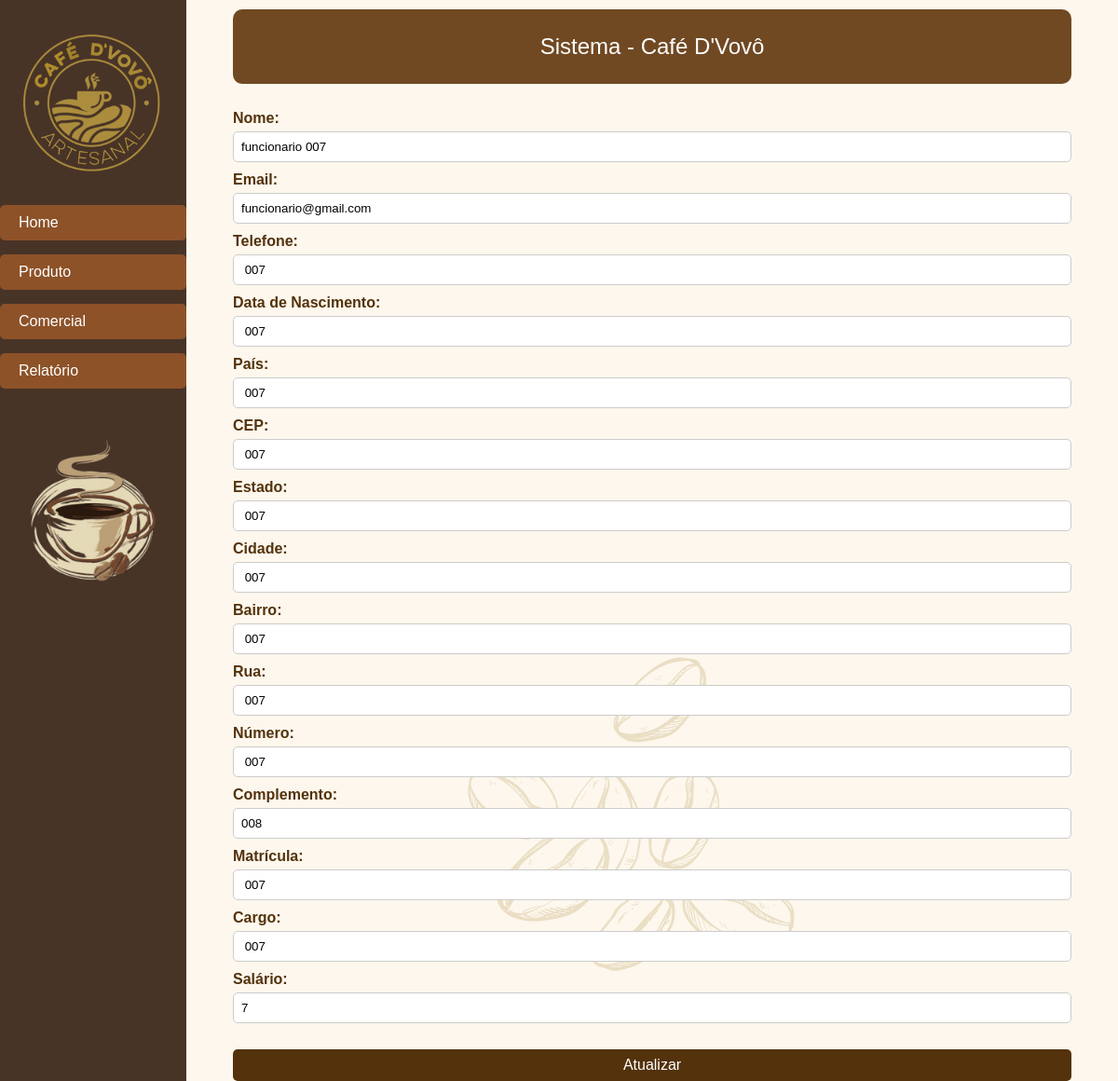
The app's page /public/cadastro-pessoas/editar-cadastro/funcionario.php?id=102 with its own data.
### tables this page shows
CREATE TABLE `pessoa` (
  `pessoa_id` int(11) NOT NULL,
  `nome` varchar(100) NOT NULL,
  `email` varchar(45) NOT NULL,
  `data_nascimento` varchar(45) DEFAULT NULL,
  `data_cadastro` date NOT NULL
);

CREATE TABLE `telefone` (
  `telefone_id` int(11) NOT NULL,
  `telefone` varchar(45) NOT NULL,
  `tipo` varchar(45) NOT NULL,
  `pessoa_id` int(11) NOT NULL
);

CREATE TABLE `endereco` (
  `endereco_id` int(11) NOT NULL,
  `pais` varchar(45) NOT NULL,
  `cep` varchar(45) NOT NULL,
  `estado` varchar(45) NOT NULL,
  `cidade` varchar(45) NOT NULL,
  `bairro` varchar(45) NOT NULL,
  `rua` varchar(45) NOT NULL,
  `numero` varchar(45) NOT NULL,
  `complemento` varchar(45) NOT NULL,
  `tipo` varchar(45) NOT NULL,
  `pessoa_id` int(11) NOT NULL
);

CREATE TABLE `funcionario` (
  `funcionario_id` int(11) NOT NULL,
  `cargo` varchar(45) NOT NULL,
  `salario` float NOT NULL,
  `matricula` varchar(45) NOT NULL
);

### serverside/queries/db_queries.php (called while the page is built, shortened)
<?php
    function getQuery($queryType) {
        if (array_key_exists($queryType, $queries)) {
            return $queries[$queryType];
        } else {
            return null;
        }
    }
?>

### public/cadastro-pessoas/editar-cadastro/funcionario.php (the view, shortened to what this page needs)
<!DOCTYPE html>
<html lang="en">
<head>
    <link rel="stylesheet" href="../../assets/css/main.css">
    <link rel="stylesheet" href="../../assets/css/cadastro-pessoas/cadastro-pessoas.css">
</head>
<body>
    <?php include('../../../includes/main-sidebar.php'); ?>
    <?php include('../../../includes/topbar.php'); ?>
        <main class="content">
            <br>
            <?php
                include ('../../../serverside/queries/db_queries.php');
                $conn = dbConnection();
                $id = $_GET['id'];
                $query = getQuery('check_user_type');
                $stmt = $conn->prepare($query);
                $stmt->bind_param("i", $id);
                $stmt->execute();
                $stmt->bind_result($id, $tipo_usuario);
                if ($tipo_usuario === "funcionario") {
                    $query = getQuery('select_all_funcionarios_by_id');
                    $stmt = $conn->prepare($query);
                    $stmt->bind_param("i", $id);
                    $stmt->execute();
                    $stmt->bind_result($id, $nome, $email, $telefone, $data_nascimento, $pais, $cep, $estado, $cidade, $bairro, $rua, $numero, $complemento, $matricula, $cargo, $salario, $data_cadastro);
                    if ($stmt->fetch()) {
                        echo '<form class="formulario" action="../../../serverside/controllers/pessoas/atualizar_pessoa.php" method="POST">';
                        echo '<label for="nome">Nome:</label>';
                        echo '<input type="text" id="nome" name="nome" value="' . htmlspecialchars($nome) . '" required><br>';
                        echo '<label for="email">Email:</label>';
                        echo '<input type="email" id="email" name="email" value="' . htmlspecialchars($email) . '" required><br>';
                        echo '<label for="telefone">Telefone:</label>';
                        echo '<input type="text" id="telefone" name="telefone" value="' . htmlspecialchars($telefone) . '" required><br>';
                        echo '<label for="data_nascimento">Data de Nascimento:</label>';
                        echo '<input type="text" id="data_nascimento" name="data_nascimento" value="' . htmlspecialchars($data_nascimento) . '" required><br>';
                        echo '<label for="pais">País:</label>';
                        echo '<input type="text" id="pais" name="pais" value="' . htmlspecialchars($pais) . '" required><br>';
                        echo '<label for="cep">CEP:</label>';
                        echo '<input type="text" id="cep" name="cep" value="' . htmlspecialchars($cep) . '" required><br>';
                        echo '<label for="estado">Estado:</label>';
                        echo '<input type="text" id="estado" name="estado" value="' . htmlspecialchars($estado) . '" required><br>';
                        echo '<label for="cidade">Cidade:</label>';
                        echo '<input type="text" id="cidade" name="cidade" value="' . htmlspecialchars($cidade) . '" required><br>';
                        echo '<label for="bairro">Bairro:</label>';
                        echo '<input type="text" id="bairro" name="bairro" value="' . htmlspecialchars($bairro) . '" required><br>';
                        echo '<label for="rua">Rua:</label>';
                        echo '<input type="text" id="rua" name="rua" value="' . htmlspecialchars($rua) . '" required><br>';
                        echo '<label for="numero">Número:</label>';
                        echo '<input type="text" id="numero" name="numero" value="' . htmlspecialchars($numero) . '" required><br>';
                        echo '<label for="complemento">Complemento:</label>';
                        echo '<input type="text" id="complemento" name="complemento" value="' . htmlspecialchars($complemento) . '"><br>';
                        echo '<label for="matricula">Matrícula:</label>';
                        echo '<input type="text" id="matricula" name="matricula" value="' . htmlspecialchars($matricula) . '" required><br>';
                        echo '<label for="cargo">Cargo:</label>';
                        echo '<input type="text" id="cargo" name="cargo" value="' . htmlspecialchars($cargo) . '" required><br>';
                        echo '<label for="salario">Salário:</label>';
                        echo '<input type="text" id="salario" name="salario" value="' . htmlspecialchars($salario) . '" required><br>';
                        ?><br> <button class='register-btn' type='submit'>Atualizar</button><br> <?php
                        echo '</form>';
                    } else {
                        echo "Nenhum registro encontrado.";
                    }
                }
            ?>
    </main>
</body>
</html>

### public/assets/css/main.css (style rules this page uses)
* { box-sizing: border-box; margin: 0; }
body { display: grid; grid-template-columns: 200px 1fr; grid-template-rows: 90px 1fr; grid-template-areas: "sidebar header" "sidebar content"; height: 100vh; background-image: url(../images/fundo.png); font-family: Arial, Helvetica, sans-serif; gap: 10px 0; }
.topbar, .content { margin: 0 50px; }
.content { grid-area: content; }

### public/assets/css/cadastro-pessoas/cadastro-pessoas.css (style rules this page uses)
.content { width: auto; max-width: 1000px; font-family: Arial, sans-serif; color: #53320c; }
label { display: block; font-weight: bold; margin-bottom: 5px; color: #53320c; }
input[type="text"], input[type="email"], input[type="number"], input[type="file"], select { width: 100%; padding: 8px; margin-bottom: 10px; border: 1px solid #ccc; border-radius: 5px; }
.register-btn { background-color: #53320c; color: white; padding: 8px; border: none; border-radius: 5px; cursor: pointer; font-size: 16px; transition: background-color 0.3s; width: 100%; }

### records on screen
pessoa: nome "funcionario 007", email "funcionario@gmail.com", telefone "007", data_nascimento "007", pais "007", cep "007", estado "007", cidade "007", bairro "007", rua "007", numero "007", complemento "008", matricula "007", cargo "007", salario "7"
